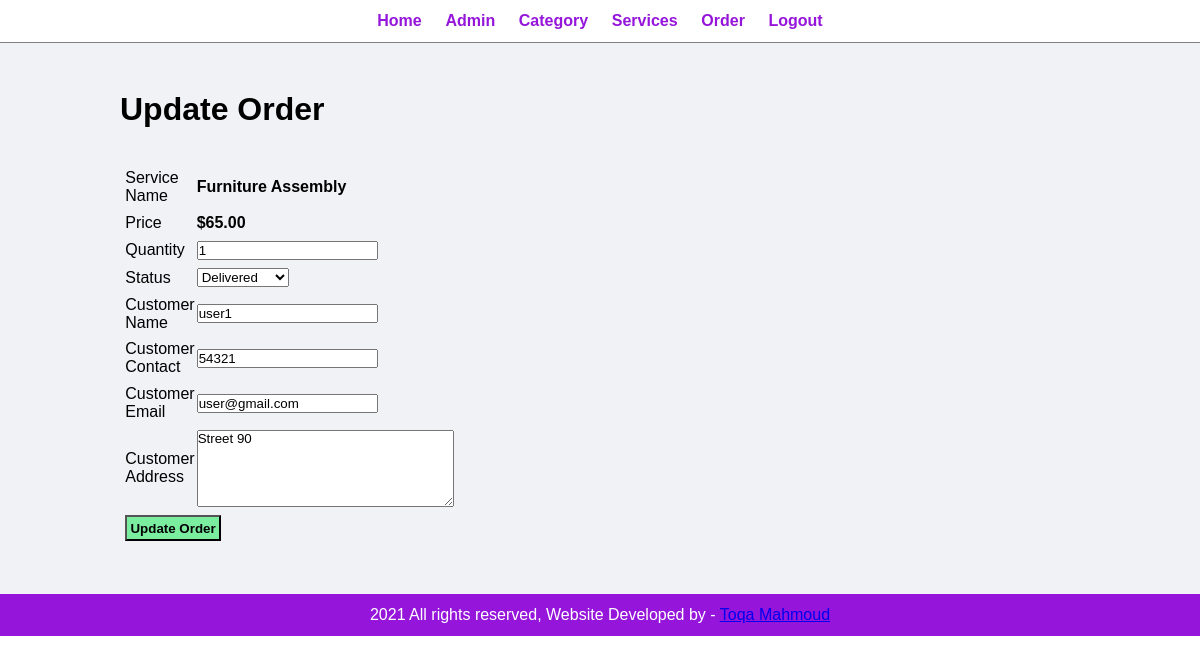
The page /admin/update-order.php?id=16 (signed in) on the database its author committed.
### tables this page shows
CREATE TABLE `tbl_order` (
  `id` int(10) UNSIGNED NOT NULL,
  `service` varchar(150) NOT NULL,
  `price` decimal(10,2) NOT NULL,
  `qty` int(11) NOT NULL,
  `total` decimal(10,2) NOT NULL,
  `order_date` datetime NOT NULL,
  `status` varchar(50) NOT NULL,
  `customer_name` varchar(150) NOT NULL,
  `customer_contact` varchar(20) NOT NULL,
  `customer_email` varchar(150) NOT NULL,
  `customer_address` varchar(255) NOT NULL
);

### admin/update-order.php (the view, shortened to what this page needs)
<?php include('partials/menu.php') ?>
<div class="main">
    <div class="wrapper">
        <h1>Update Order</h1>
        <br><br>
        <?php
            if(isset($_GET['id']))
            {
                $id=$_GET['id'];
                $sql = "SELECT * FROM tbl_order WHERE id=$id";
                $res = mysqli_query($conn, $sql);
                $count = mysqli_num_rows($res);
                if($count==1)
                {
                    $row=mysqli_fetch_assoc($res);
                    $service = $row['service'];
                    $price = $row['price'];
                    $qty = $row['qty'];
                    $status = $row['status'];
                    $customer_name = $row['customer_name'];
                    $customer_contact = $row['customer_contact'];
                    $customer_email = $row['customer_email'];
                    $customer_address = $row['customer_address'];
                }
                else
                {
                    header('location:'.SITEURL.'admin/manage-order.php');
                }
            }
            else
            {
                header('location:'.SITEURL.'admin/manage-order.php');
            }
        ?>
        <form action="" method="POST">
            <table class="tbl-30">
            <tr>
                <td>Service Name</td>
                <td><b><?php echo $service ?></b></td>
            </tr>
            <tr>
                <td>Price</td>
                <td>
                    <b>$<?php echo $price ?></b>
                </td>
            </tr>
            <tr>
                <td>Quantity</td>
                <td>
                    <input type="number" name="qty" value="<?php echo $qty ?>">
                </td>
            </tr>
            <tr>
                <td>Status</td>
                <td>
                    <select name="status">
                        <option <?php if($status=="Delivered"){echo "selected";} ?> value="Delivered">Delivered</option>
                    </select>
                </td>
            </tr>
            <tr>
                <td>Customer Name</td>
                <td>
                    <input type="text" name="customer_name" value="<?php echo $customer_name ?>">
                </td>
            </tr>
            <tr>
                <td>Customer Contact</td>
                <td>
                    <input type="text" name="customer_contact" value="<?php echo $customer_contact?>">
                </td>
            </tr>
            <tr>
                <td>Customer Email</td>
                <td>
                    <input type="text" name="customer_email" value="<?php echo $customer_email?>">
                </td>
            </tr>
            <tr>
                <td>Customer Address</td>
                <td>
                    <textarea name="customer_address" cols="30" rows="5"><?php echo $customer_address?></textarea>
                </td>
            </tr>
            <tr>
                <td colspan="2">
                    <input type="submit" name="submit" value="Update Order" class="btn-secondary">
                </td>
            </tr>
            </table>
        </form>
    </div>
</div>
<?php include('partials/footer.php') ?>

### css/admin.css (style rules this page uses)
* { margin: 0; padding: 0; font-family: Arial, Helvetica, sans-serif; }
.wrapper { padding: 1%; width: 80%; margin: 0 auto; }
.tbl-30 { width: 30%; }
table tr td { padding: 1%; }
.btn-secondary { color: black; background-color: #7bed9f; padding: 1%; text-decoration: none; font-weight: bold; }
.main { background-color: #f1f2f6; padding: 3% 0; }

### rows shown on the page
tbl_order: service "Furniture Assembly", price "65.00", qty "1", status "Delivered", customer_name "user1", customer_contact "54321", customer_email "user@gmail.com", customer_address "Street 90"
